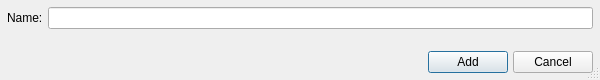
<?xml version="1.0" encoding="UTF-8"?>
<ui version="4.0">
 <class>AddCreatorDialog</class>
 <widget class="QDialog" name="AddCreatorDialog">
  <property name="geometry">
   <rect>
    <x>0</x>
    <y>0</y>
    <width>600</width>
    <height>80</height>
   </rect>
  </property>
  <property name="windowTitle">
   <string>Add Creator</string>
  </property>
  <property name="sizeGripEnabled">
   <bool>true</bool>
  </property>
  <layout class="QVBoxLayout" name="verticalLayout" stretch="1,0">
   <property name="spacing">
    <number>5</number>
   </property>
   <property name="leftMargin">
    <number>7</number>
   </property>
   <property name="topMargin">
    <number>7</number>
   </property>
   <property name="rightMargin">
    <number>7</number>
   </property>
   <property name="bottomMargin">
    <number>7</number>
   </property>
   <item>
    <layout class="QFormLayout" name="formLayout">
     <item row="0" column="0">
      <widget class="QLabel" name="label">
       <property name="text">
        <string>Name:</string>
       </property>
      </widget>
     </item>
     <item row="0" column="1">
      <widget class="QLineEdit" name="nameLineEdit"/>
     </item>
    </layout>
   </item>
   <item>
    <layout class="QHBoxLayout" name="horizontalLayout" stretch="1,0,0">
     <property name="spacing">
      <number>5</number>
     </property>
     <item>
      <spacer name="horizontalSpacer">
       <property name="orientation">
        <enum>Qt::Horizontal</enum>
       </property>
       <property name="sizeHint" stdset="0">
        <size>
         <width>40</width>
         <height>20</height>
        </size>
       </property>
      </spacer>
     </item>
     <item>
      <widget class="QPushButton" name="addButton">
       <property name="text">
        <string>Add</string>
       </property>
      </widget>
     </item>
     <item>
      <widget class="QPushButton" name="cancelButton">
       <property name="text">
        <string>Cancel</string>
       </property>
      </widget>
     </item>
    </layout>
   </item>
  </layout>
 </widget>
 <resources/>
 <connections>
  <connection>
   <sender>cancelButton</sender>
   <signal>clicked()</signal>
   <receiver>AddCreatorDialog</receiver>
   <slot>reject()</slot>
   <hints>
    <hint type="sourcelabel">
     <x>551</x>
     <y>57</y>
    </hint>
    <hint type="destinationlabel">
     <x>299</x>
     <y>39</y>
    </hint>
   </hints>
  </connection>
 </connections>
</ui>
